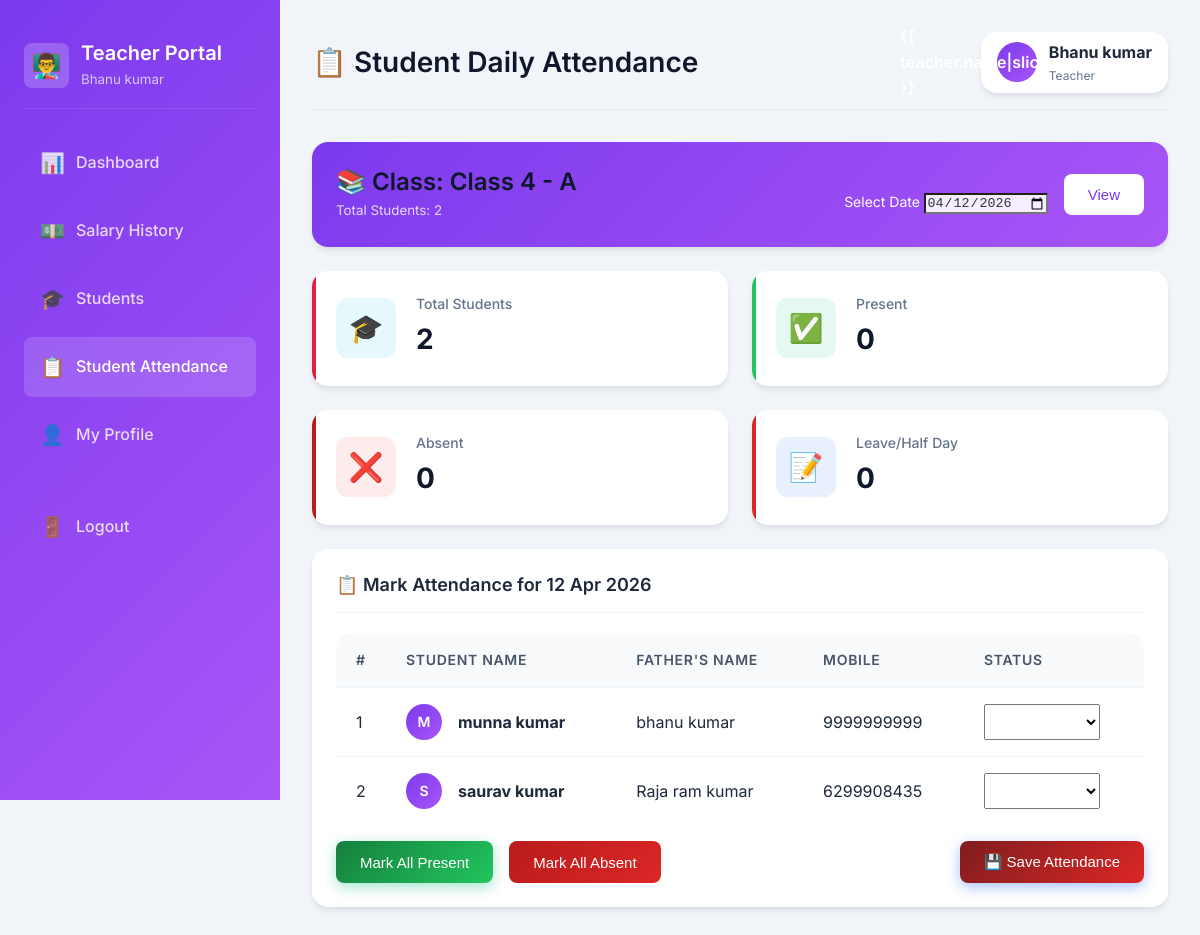
/teacher/student-attendance/ (signed in), run on an earlier commit of the app's database.
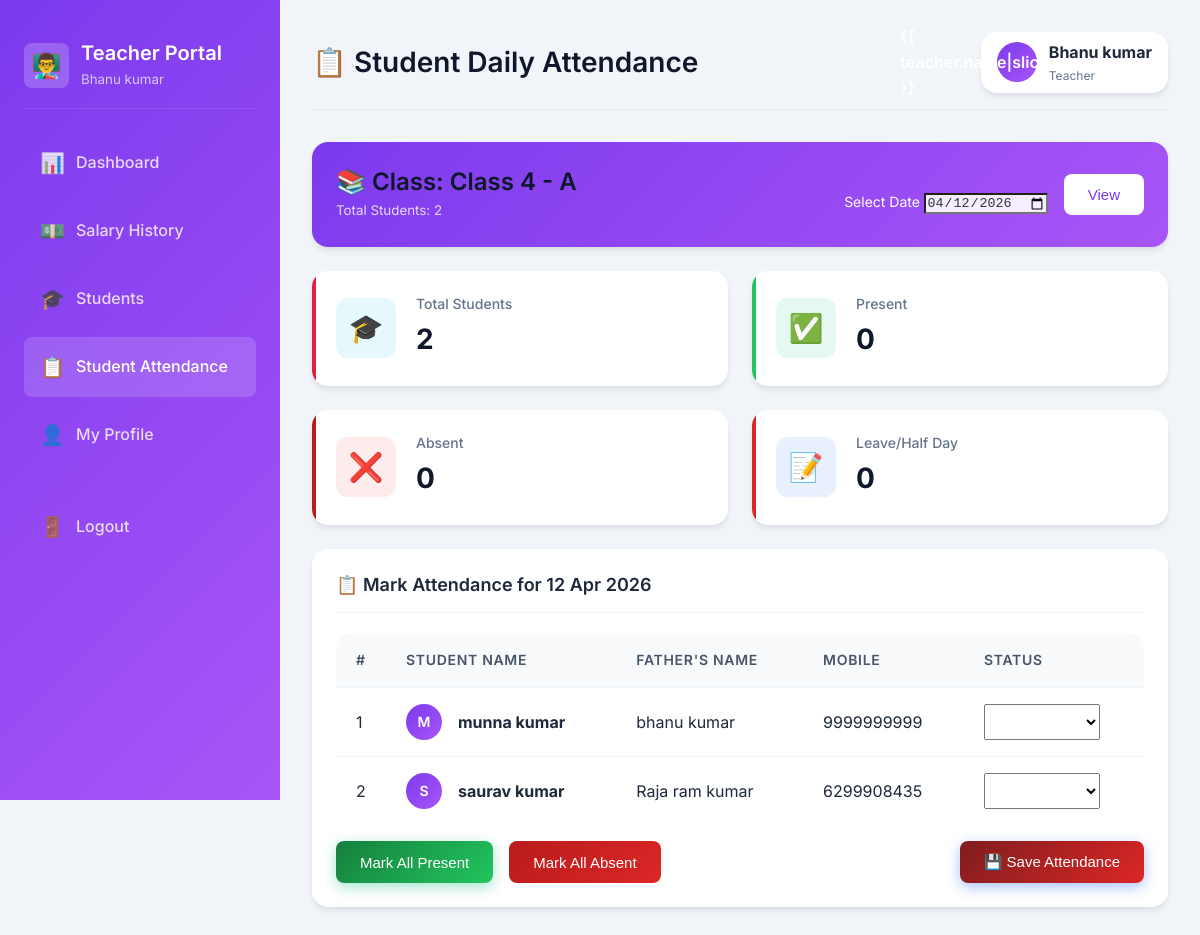
And on a later commit of the database.
### core/models.py (models this page shows, shortened)
class Student(models.Model):
    name = models.CharField(max_length=100)
    father_name = models.CharField(max_length=100)
    student_class = models.ForeignKey(SchoolClass, on_delete=models.SET_NULL, null=True)
    role = models.CharField(max_length=50, default='Student')
    address = models.TextField(blank=True)
    email = models.EmailField(blank=True)
    mobile = models.CharField(max_length=15)
    admission_date = models.DateField()
    monthly_fee = models.DecimalField(max_digits=10, decimal_places=2, default=0)
    photo = models.BinaryField(blank=True, null=True)
    password = models.CharField(max_length=128)
    is_active = models.BooleanField(default=True)
    created_at = models.DateTimeField(auto_now_add=True)

### core/views.py (the view, shortened to what this page needs)
# urls.py: path('teacher/student-attendance/', views.student_attendance_list, name='student_attendance_list'),
def student_attendance_list(request):
    if request.session.get('user_type') != 'teacher':
        return redirect('teacher_login')
    from datetime import date
    teacher_id = request.session.get('teacher_id')
    teacher = get_object_or_404(Teacher, pk=teacher_id)
    selected_date = request.GET.get('date')
    if selected_date:
        try:
            selected_date = date.fromisoformat(selected_date)
        except ValueError:
            selected_date = date.today()
    else:
        selected_date = date.today()
    students = Student.objects.filter(
        student_class=teacher.class_section,
        is_active=True
    ).order_by('name')
    attendance_records = StudentAttendance.objects.filter(
        date=selected_date,
        student__student_class=teacher.class_section
    )
    attendance_dict = {record.student_id: record for record in attendance_records}
    students_with_attendance = []
    for student in students:
        attendance = attendance_dict.get(student.id)
        students_with_attendance.append({
            'student': student,
            'attendance': attendance,
            'status': attendance.status if attendance else None
        })
    present_count = attendance_records.filter(status='Present').count()
    absent_count = attendance_records.filter(status='Absent').count()
    leave_count = attendance_records.filter(status='Leave').count()
    halfday_count = attendance_records.filter(status='Half Day').count()
    context = {
        'teacher': teacher,
        'students_with_attendance': students_with_attendance,
        'selected_date': selected_date,
        'present_count': present_count,
        'absent_count': absent_count,
        'leave_count': leave_count,
        'halfday_count': halfday_count,
        'total_students': students.count(),
    }
    return render(request, 'teacher/student_attendance.html', context)

### core/models.py (called while the page is built)
    def __str__(self):
        return f"{self.class_name} - {self.section}"

### templates/teacher/student_attendance.html (shortened to what the changed rows need)
{% extends 'base.html' %}
{% load static %}
{% block body %}
<div class="dashboard-layout">
    <aside class="sidebar" style="background: linear-gradient(135deg, #7c3aed 0%, #a855f7 100%);">
        <div class="sidebar-brand">
            <div>
                <h2>Teacher Portal</h2><small style="opacity: 0.7;">{{ teacher.name }}</small>
            </div>
        </div>
    </aside>
    <main class="main-content">
        <div class="top-header">
            <h1 class="page-title">📋 Student Daily Attendance</h1>
        </div>
        {% if teacher.class_section %}
        <div class="card">
            <form method="post" action="{% url 'student_attendance_mark' %}">
                <div class="table-container" style="box-shadow: none;">
                    <table class="table">
                        <thead>
                            <tr>
                                <th style="width: 50px;">#</th>
                                <th>Student Name</th>
                                <th>Father's Name</th>
                                <th>Mobile</th>
                                <th style="width: 180px;">Status</th>
                            </tr>
                        </thead>
                        <tbody>
                            {% for item in students_with_attendance %}
                            <tr>
                                <td>{{ forloop.counter }}</td>
                                <td>
                                    <div class="flex gap-2" style="align-items: center;">
                                        {% if item.student.photo %}
                                        <div style="display:none; width: 36px; height: 36px; border-radius: 50%; background: linear-gradient(135deg, #7c3aed 0%, #a855f7 100%); align-items: center; justify-content: center; color: white; font-weight: 600; font-size: 0.875rem;">
                                            {{ item.student.name|slice:":1"|upper }}
                                        </div>
                                        {% else %}
                                        <div
                                            style="width: 36px; height: 36px; border-radius: 50%; background: linear-gradient(135deg, #7c3aed 0%, #a855f7 100%); display: flex; align-items: center; justify-content: center; color: white; font-weight: 600; font-size: 0.875rem;">
                                            {{ item.student.name|slice:":1"|upper }}
                                        </div>
                                        {% endif %}
                                        <strong>{{ item.student.name }}</strong>
                                    </div>
                                </td>
                                <td>{{ item.student.father_name }}</td>
                                <td>{{ item.student.mobile }}</td>
                                <td>
                                    <select name="status_{{ item.student.id }}" class="form-control attendance-select"
                                        style="padding: 0.5rem; font-size: 0.9rem;" data-status="{{ item.status }}">
                                    </select>
                                </td>
                            </tr>
                            {% empty %}
                            <tr>
                                <td colspan="5" class="text-center text-muted">No students found in your class</td>
                            </tr>
                            {% endfor %}
                        </tbody>
                    </table>
                </div>
            </form>
        </div>
        {% endif %}
    </main>
</div>
{% endblock %}

What changed in the data, as far as the page shows it:
changed Student "munna kumar": photo empty → "student_photos/piryanshu_pic-removebg-preview.png" (drawn)
changed Student "saurav kumar": photo empty → "student_photos/saurav_pic.jpg" (drawn)
